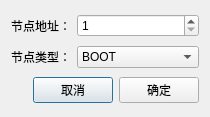
<?xml version="1.0" encoding="UTF-8"?>
<ui version="4.0">
 <class>DialogAddNode</class>
 <widget class="QDialog" name="DialogAddNode">
  <property name="geometry">
   <rect>
    <x>0</x>
    <y>0</y>
    <width>210</width>
    <height>117</height>
   </rect>
  </property>
  <property name="windowTitle">
   <string>节点地址</string>
  </property>
  <layout class="QGridLayout" name="gridLayout">
   <item row="0" column="0">
    <layout class="QHBoxLayout" name="horizontalLayout">
     <item>
      <widget class="QLabel" name="label">
       <property name="text">
        <string>节点地址：</string>
       </property>
      </widget>
     </item>
     <item>
      <widget class="QSpinBox" name="spinBoxNodeAddr">
       <property name="sizePolicy">
        <sizepolicy hsizetype="Expanding" vsizetype="Fixed">
         <horstretch>0</horstretch>
         <verstretch>0</verstretch>
        </sizepolicy>
       </property>
       <property name="minimum">
        <number>1</number>
       </property>
       <property name="maximum">
        <number>126</number>
       </property>
       <property name="displayIntegerBase">
        <number>16</number>
       </property>
      </widget>
     </item>
    </layout>
   </item>
   <item row="1" column="0">
    <layout class="QHBoxLayout" name="horizontalLayout_3">
     <item>
      <widget class="QLabel" name="label_2">
       <property name="text">
        <string>节点类型：</string>
       </property>
      </widget>
     </item>
     <item>
      <widget class="QComboBox" name="comboBoxNodeType">
       <property name="sizePolicy">
        <sizepolicy hsizetype="Expanding" vsizetype="Fixed">
         <horstretch>0</horstretch>
         <verstretch>0</verstretch>
        </sizepolicy>
       </property>
       <item>
        <property name="text">
         <string>BOOT</string>
        </property>
       </item>
       <item>
        <property name="text">
         <string>APP</string>
        </property>
       </item>
      </widget>
     </item>
    </layout>
   </item>
   <item row="2" column="0">
    <layout class="QHBoxLayout" name="horizontalLayout_2">
     <item>
      <spacer name="horizontalSpacer">
       <property name="orientation">
        <enum>Qt::Horizontal</enum>
       </property>
       <property name="sizeHint" stdset="0">
        <size>
         <width>40</width>
         <height>20</height>
        </size>
       </property>
      </spacer>
     </item>
     <item>
      <widget class="QPushButton" name="pushButtonCancel">
       <property name="text">
        <string>取消</string>
       </property>
      </widget>
     </item>
     <item>
      <widget class="QPushButton" name="pushButtonOK">
       <property name="text">
        <string>确定</string>
       </property>
      </widget>
     </item>
    </layout>
   </item>
  </layout>
 </widget>
 <resources/>
 <connections/>
</ui>
